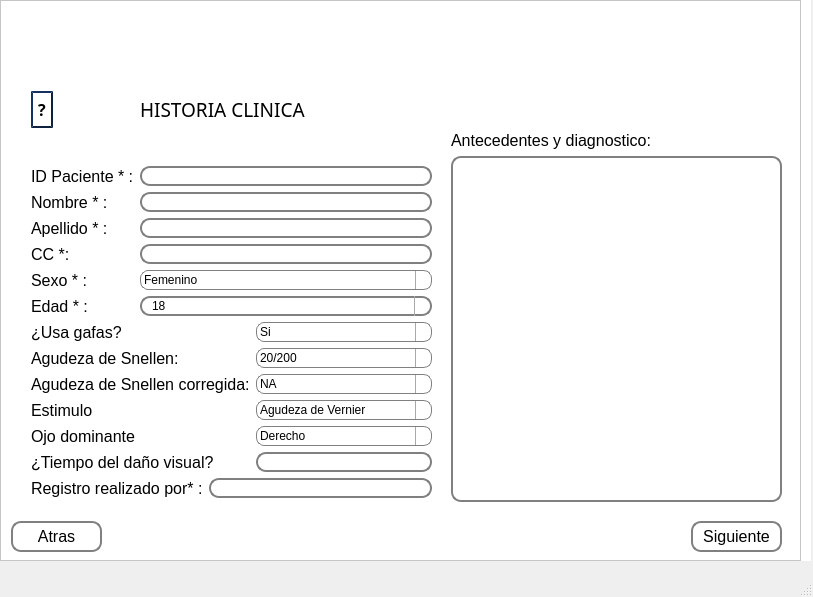
<?xml version="1.0" encoding="UTF-8"?>
<ui version="4.0">
 <class>MainWindow</class>
 <widget class="QMainWindow" name="MainWindow">
  <property name="geometry">
   <rect>
    <x>0</x>
    <y>0</y>
    <width>813</width>
    <height>597</height>
   </rect>
  </property>
  <property name="windowTitle">
   <string>MainWindow</string>
  </property>
  <widget class="QWidget" name="centralwidget">
   <widget class="QScrollArea" name="Inicio">
    <property name="geometry">
     <rect>
      <x>0</x>
      <y>0</y>
      <width>811</width>
      <height>561</height>
     </rect>
    </property>
    <property name="palette">
     <palette>
      <active>
       <colorrole role="Midlight">
        <brush brushstyle="SolidPattern">
         <color alpha="255">
          <red>255</red>
          <green>255</green>
          <blue>255</blue>
         </color>
        </brush>
       </colorrole>
       <colorrole role="Base">
        <brush brushstyle="SolidPattern">
         <color alpha="255">
          <red>255</red>
          <green>255</green>
          <blue>255</blue>
         </color>
        </brush>
       </colorrole>
       <colorrole role="Window">
        <brush brushstyle="SolidPattern">
         <color alpha="255">
          <red>255</red>
          <green>255</green>
          <blue>255</blue>
         </color>
        </brush>
       </colorrole>
      </active>
      <inactive>
       <colorrole role="Midlight">
        <brush brushstyle="SolidPattern">
         <color alpha="255">
          <red>255</red>
          <green>255</green>
          <blue>255</blue>
         </color>
        </brush>
       </colorrole>
       <colorrole role="Base">
        <brush brushstyle="SolidPattern">
         <color alpha="255">
          <red>255</red>
          <green>255</green>
          <blue>255</blue>
         </color>
        </brush>
       </colorrole>
       <colorrole role="Window">
        <brush brushstyle="SolidPattern">
         <color alpha="255">
          <red>255</red>
          <green>255</green>
          <blue>255</blue>
         </color>
        </brush>
       </colorrole>
      </inactive>
      <disabled>
       <colorrole role="Midlight">
        <brush brushstyle="SolidPattern">
         <color alpha="255">
          <red>255</red>
          <green>255</green>
          <blue>255</blue>
         </color>
        </brush>
       </colorrole>
       <colorrole role="Base">
        <brush brushstyle="SolidPattern">
         <color alpha="255">
          <red>255</red>
          <green>255</green>
          <blue>255</blue>
         </color>
        </brush>
       </colorrole>
       <colorrole role="Window">
        <brush brushstyle="SolidPattern">
         <color alpha="255">
          <red>255</red>
          <green>255</green>
          <blue>255</blue>
         </color>
        </brush>
       </colorrole>
      </disabled>
     </palette>
    </property>
    <property name="toolTip">
     <string/>
    </property>
    <property name="frameShape">
     <enum>QFrame::NoFrame</enum>
    </property>
    <property name="widgetResizable">
     <bool>true</bool>
    </property>
    <widget class="QWidget" name="scrollAreaWidgetContents">
     <property name="geometry">
      <rect>
       <x>0</x>
       <y>0</y>
       <width>811</width>
       <height>561</height>
      </rect>
     </property>
     <widget class="QLabel" name="logo">
      <property name="geometry">
       <rect>
        <x>610</x>
        <y>10</y>
        <width>171</width>
        <height>111</height>
       </rect>
      </property>
      <property name="text">
       <string/>
      </property>
     </widget>
     <widget class="QScrollArea" name="scrollArea">
      <property name="geometry">
       <rect>
        <x>0</x>
        <y>0</y>
        <width>801</width>
        <height>561</height>
       </rect>
      </property>
      <property name="widgetResizable">
       <bool>true</bool>
      </property>
      <widget class="QWidget" name="scrollAreaWidgetContents_2">
       <property name="geometry">
        <rect>
         <x>0</x>
         <y>0</y>
         <width>799</width>
         <height>559</height>
        </rect>
       </property>
       <widget class="QPushButton" name="back">
        <property name="geometry">
         <rect>
          <x>10</x>
          <y>520</y>
          <width>91</width>
          <height>31</height>
         </rect>
        </property>
        <property name="font">
         <font>
          <pointsize>12</pointsize>
         </font>
        </property>
        <property name="styleSheet">
         <string notr="true">QPushButton {
    border: 2px solid gray;
    border-radius: 10px;
    padding: 0 8px;
    background: rgb(255, 255, 255);
    selection-background-color: darkgray;
    }

QPushButton:hover {
    border: 2px solid gray;
    border-radius: 10px;
    padding: 0 8px;
    background: rgb(222, 222, 222);
    selection-background-color: darkgray;
    }

QPushButton:pressed {
    border: 2px solid gray;
    border-radius: 10px;
    padding: 0 8px;
    background:rgb(176, 176, 176);
    selection-background-color: darkgray;
    }
</string>
        </property>
        <property name="text">
         <string>Atras</string>
        </property>
       </widget>
       <widget class="QPushButton" name="next">
        <property name="enabled">
         <bool>true</bool>
        </property>
        <property name="geometry">
         <rect>
          <x>690</x>
          <y>520</y>
          <width>91</width>
          <height>31</height>
         </rect>
        </property>
        <property name="font">
         <font>
          <pointsize>12</pointsize>
         </font>
        </property>
        <property name="styleSheet">
         <string notr="true">QPushButton {
    border: 2px solid gray;
    border-radius: 10px;
    padding: 0 8px;
    background: rgb(255, 255, 255);
    selection-background-color: darkgray;
    }

QPushButton:hover {
    border: 2px solid gray;
    border-radius: 10px;
    padding: 0 8px;
    background: rgb(222, 222, 222);
    selection-background-color: darkgray;
    }

QPushButton:pressed {
    border: 2px solid gray;
    border-radius: 10px;
    padding: 0 8px;
    background:rgb(176, 176, 176);
    selection-background-color: darkgray;
    }
</string>
        </property>
        <property name="text">
         <string>Siguiente</string>
        </property>
       </widget>
       <widget class="QWidget" name="verticalLayoutWidget_2">
        <property name="geometry">
         <rect>
          <x>450</x>
          <y>130</y>
          <width>331</width>
          <height>371</height>
         </rect>
        </property>
        <layout class="QVBoxLayout" name="verticalLayout_2">
         <item>
          <widget class="QLabel" name="dxLabel">
           <property name="font">
            <font>
             <pointsize>12</pointsize>
            </font>
           </property>
           <property name="text">
            <string>Antecedentes y diagnostico:</string>
           </property>
          </widget>
         </item>
         <item>
          <widget class="QPlainTextEdit" name="dx">
           <property name="toolTip">
            <string>&lt;html&gt;&lt;head/&gt;&lt;body&gt;&lt;p&gt;Antecedentes familiares, si toma algún medicamento, si ha sufrido algún tipo de crisis o accidente. Ultima vez que existió al médico que exámenes o diagnostico obtuvo. &lt;/p&gt;&lt;/body&gt;&lt;/html&gt;</string>
           </property>
           <property name="styleSheet">
            <string notr="true">QPlainTextEdit {
    border: 2px solid gray;
    border-radius: 10px;
    padding: 0 8px;
    background: rgb(255, 255, 255);
    selection-background-color: darkgray;
}</string>
           </property>
          </widget>
         </item>
        </layout>
       </widget>
       <widget class="QWidget" name="verticalLayoutWidget">
        <property name="geometry">
         <rect>
          <x>30</x>
          <y>90</y>
          <width>401</width>
          <height>407</height>
         </rect>
        </property>
        <layout class="QVBoxLayout" name="verticalLayout">
         <item>
          <layout class="QFormLayout" name="formLayout">
           <item row="1" column="0">
            <widget class="QPushButton" name="adquisitionInfo_2">
             <property name="font">
              <font>
               <family>Footlight MT Light</family>
               <pointsize>12</pointsize>
               <weight>75</weight>
               <bold>true</bold>
              </font>
             </property>
             <property name="styleSheet">
              <string notr="true">QPushButton {
    color: rgb(0, 0, 0);
    border: 2px solid #0e213e;
    border-radius: 20px;
    border-style: outset;
    background: qradialgradient(
        cx: 0.3, cy: -0.4, fx: 0.3, fy: -0.4,
        radius: 1.35, stop: 0 #fff, stop: 1 #1c437d
        );
    padding: 5px;
    }

QPushButton:hover {
    background: qradialgradient(
        cx: 0.3, cy: -0.4, fx: 0.3, fy: -0.4,
        radius: 1.35, stop: 0 #fff, stop: 1 #6587ba
        );
    }

QPushButton:pressed {
    border-style: inset;
    background: qradialgradient(
        cx: 0.4, cy: -0.1, fx: 0.4, fy: -0.1,
        radius: 1.35, stop: 0 #fff, stop: 1 #15325e
        );
    }</string>
             </property>
             <property name="text">
              <string>?</string>
             </property>
            </widget>
           </item>
           <item row="1" column="1">
            <widget class="QLabel" name="clinicHistory">
             <property name="font">
              <font>
               <family>Book Antiqua</family>
               <pointsize>14</pointsize>
               <weight>50</weight>
               <bold>false</bold>
              </font>
             </property>
             <property name="text">
              <string>HISTORIA CLINICA</string>
             </property>
             <property name="textFormat">
              <enum>Qt::RichText</enum>
             </property>
             <property name="wordWrap">
              <bool>true</bool>
             </property>
            </widget>
           </item>
           <item row="3" column="0">
            <widget class="QLabel" name="idPatient">
             <property name="font">
              <font>
               <pointsize>12</pointsize>
              </font>
             </property>
             <property name="text">
              <string>ID Paciente * :</string>
             </property>
            </widget>
           </item>
           <item row="3" column="1">
            <widget class="QLineEdit" name="idAnswer">
             <property name="toolTip">
              <string>&lt;html&gt;&lt;head/&gt;&lt;body&gt;&lt;p&gt;ID Paciente: Coloque el número que identifica al paciente&lt;/p&gt;&lt;/body&gt;&lt;/html&gt;</string>
             </property>
             <property name="styleSheet">
              <string notr="true">QLineEdit {
    border: 2px solid gray;
    border-radius: 10px;
    padding: 0 8px;
    background: rgb(255, 255, 255);
    selection-background-color: darkgray;
}
</string>
             </property>
            </widget>
           </item>
           <item row="4" column="0">
            <widget class="QLabel" name="patientName">
             <property name="font">
              <font>
               <pointsize>12</pointsize>
              </font>
             </property>
             <property name="text">
              <string>Nombre * :</string>
             </property>
            </widget>
           </item>
           <item row="4" column="1">
            <widget class="QLineEdit" name="nameAnswer">
             <property name="toolTip">
              <string>&lt;html&gt;&lt;head/&gt;&lt;body&gt;&lt;p&gt;Nombre: Coloque el nombre completo del paciente&lt;/p&gt;&lt;/body&gt;&lt;/html&gt;</string>
             </property>
             <property name="styleSheet">
              <string notr="true">QLineEdit {
    border: 2px solid gray;
    border-radius: 10px;
    padding: 0 8px;
    background: rgb(255, 255, 255);
    selection-background-color: darkgray;
}
</string>
             </property>
            </widget>
           </item>
           <item row="5" column="0">
            <widget class="QLabel" name="patientSurname">
             <property name="font">
              <font>
               <pointsize>12</pointsize>
              </font>
             </property>
             <property name="text">
              <string>Apellido * :</string>
             </property>
            </widget>
           </item>
           <item row="5" column="1">
            <widget class="QLineEdit" name="lastnameAnswer">
             <property name="toolTip">
              <string>&lt;html&gt;&lt;head/&gt;&lt;body&gt;&lt;p&gt;Apellido: Coloque los apellidos del paciente&lt;/p&gt;&lt;/body&gt;&lt;/html&gt;</string>
             </property>
             <property name="styleSheet">
              <string notr="true">QLineEdit {
    border: 2px solid gray;
    border-radius: 10px;
    padding: 0 8px;
    background: rgb(255, 255, 255);
    selection-background-color: darkgray;
}
</string>
             </property>
            </widget>
           </item>
           <item row="6" column="0">
            <widget class="QLabel" name="patientSurname_2">
             <property name="font">
              <font>
               <pointsize>12</pointsize>
              </font>
             </property>
             <property name="text">
              <string>CC *:</string>
             </property>
            </widget>
           </item>
           <item row="6" column="1">
            <widget class="QLineEdit" name="ccAnswer">
             <property name="toolTip">
              <string>&lt;html&gt;&lt;head/&gt;&lt;body&gt;&lt;p&gt;CC: Documento de identidad del paciente&lt;/p&gt;&lt;/body&gt;&lt;/html&gt;</string>
             </property>
             <property name="styleSheet">
              <string notr="true">QLineEdit {
    border: 2px solid gray;
    border-radius: 10px;
    padding: 0 8px;
    background: rgb(255, 255, 255);
    selection-background-color: darkgray;
}
</string>
             </property>
            </widget>
           </item>
           <item row="7" column="0">
            <widget class="QLabel" name="patientSex">
             <property name="font">
              <font>
               <pointsize>12</pointsize>
              </font>
             </property>
             <property name="text">
              <string>Sexo * :</string>
             </property>
            </widget>
           </item>
           <item row="7" column="1">
            <widget class="QComboBox" name="sexAnswer">
             <property name="toolTip">
              <string>&lt;html&gt;&lt;head/&gt;&lt;body&gt;&lt;p&gt;Sexo: eliga el sexo del paciente&lt;/p&gt;&lt;/body&gt;&lt;/html&gt;</string>
             </property>
             <property name="styleSheet">
              <string notr="true">QComboBox {
    border: 1px solid gray;
    border-radius: 8px;
    padding: 1px 18px 1px 3px;
    min-width: 6em;
}

QComboBox:editable {
    background: white;
}

QComboBox:!editable, QComboBox::drop-down:editable {
     background: qlineargradient(x1: 0, y1: 0, x2: 0, y2: 1,
                                 stop: 0 #E1E1E1, stop: 0.4 #DDDDDD,
                                 stop: 0.5 #D8D8D8, stop: 1.0 #D3D3D3);
}

/* QComboBox gets the &quot;on&quot; state when the popup is open */
QComboBox:!editable:on, QComboBox::drop-down:editable:on {
    background: qlineargradient(x1: 0, y1: 0, x2: 0, y2: 1,
                                stop: 0 #D3D3D3, stop: 0.4 #D8D8D8,
                                stop: 0.5 #DDDDDD, stop: 1.0 #E1E1E1);
}

QComboBox:on { /* shift the text when the popup opens */
    padding-top: 3px;
    padding-left: 4px;
}

QComboBox::drop-down {
    subcontrol-origin: padding;
    subcontrol-position: top right;
    width: 15px;

    border-left-width: 1px;
    border-left-color: darkgray;
    border-left-style: solid;
    border-top-right-radius: 3px; 
    border-bottom-right-radius: 3px;
}


QComboBox::down-arrow:on { /* shift the arrow when popup is open */
    top: 1px;
    left: 1px;
}

QComboBox QAbstractItemView {
    border: 2px solid  darkgray;
    selection-background-color: rgb(126, 126, 126);
}


</string>
             </property>
             <item>
              <property name="text">
               <string>Femenino</string>
              </property>
             </item>
             <item>
              <property name="text">
               <string>Masculino</string>
              </property>
             </item>
            </widget>
           </item>
           <item row="8" column="0">
            <widget class="QLabel" name="patientAge">
             <property name="font">
              <font>
               <pointsize>12</pointsize>
              </font>
             </property>
             <property name="text">
              <string>Edad * :</string>
             </property>
            </widget>
           </item>
           <item row="8" column="1">
            <widget class="QSpinBox" name="ageAnswer">
             <property name="cursor">
              <cursorShape>PointingHandCursor</cursorShape>
             </property>
             <property name="toolTip">
              <string>&lt;html&gt;&lt;head/&gt;&lt;body&gt;&lt;p&gt;Edad: Elija la edad actual del paciente&lt;/p&gt;&lt;/body&gt;&lt;/html&gt;</string>
             </property>
             <property name="styleSheet">
              <string notr="true">QSpinBox{
    border: 2px solid gray;
    border-radius: 10px;
    padding: 0 8px;
    background: rgb(255, 255, 255);
    selection-background-color: rgb(126, 126, 126);
}
QSpinBox::up-button, QSpinBox::down-button {
	 subcontrol-origin: border;
     padding-left: 0px;
     padding-right: 11px;
     width: 6px; 
    border-left-width: 1px;
    border-left-color: darkgray;
    border-left-style: solid;
    border-top-right-radius: 3px; 
    border-bottom-right-radius: 3px;
     /*border-width: 1px;
     border-radius: 1px;*/
	
}
QSpinBox::up-button:hover, QSpinBox::down-button:hover {
    background-color:  rgb(126, 126, 126);
}
</string>
             </property>
             <property name="minimum">
              <number>18</number>
             </property>
             <property name="maximum">
              <number>60</number>
             </property>
            </widget>
           </item>
           <item row="2" column="0">
            <spacer name="verticalSpacer">
             <property name="orientation">
              <enum>Qt::Vertical</enum>
             </property>
             <property name="sizeHint" stdset="0">
              <size>
               <width>20</width>
               <height>40</height>
              </size>
             </property>
            </spacer>
           </item>
           <item row="2" column="1">
            <spacer name="verticalSpacer_2">
             <property name="orientation">
              <enum>Qt::Vertical</enum>
             </property>
             <property name="sizeHint" stdset="0">
              <size>
               <width>20</width>
               <height>40</height>
              </size>
             </property>
            </spacer>
           </item>
          </layout>
         </item>
         <item>
          <layout class="QFormLayout" name="formLayout_2">
           <item row="0" column="0">
            <widget class="QLabel" name="patientGlasses">
             <property name="font">
              <font>
               <pointsize>12</pointsize>
              </font>
             </property>
             <property name="text">
              <string>¿Usa gafas?</string>
             </property>
            </widget>
           </item>
           <item row="0" column="1">
            <widget class="QComboBox" name="answerGlasses">
             <property name="toolTip">
              <string>&lt;html&gt;&lt;head/&gt;&lt;body&gt;&lt;p&gt;¿Usa gafas?: Especifique si paciente utiliza actualmente gafas&lt;/p&gt;&lt;/body&gt;&lt;/html&gt;</string>
             </property>
             <property name="styleSheet">
              <string notr="true">QComboBox {
    border: 1px solid gray;
    border-radius:8px;
    padding: 1px 18px 1px 3px;
    min-width: 6em;
}

QComboBox:editable {
    background: white;
}

QComboBox:!editable, QComboBox::drop-down:editable {
     background: qlineargradient(x1: 0, y1: 0, x2: 0, y2: 1,
                                 stop: 0 #E1E1E1, stop: 0.4 #DDDDDD,
                                 stop: 0.5 #D8D8D8, stop: 1.0 #D3D3D3);
}

/* QComboBox gets the &quot;on&quot; state when the popup is open */
QComboBox:!editable:on, QComboBox::drop-down:editable:on {
    background: qlineargradient(x1: 0, y1: 0, x2: 0, y2: 1,
                                stop: 0 #D3D3D3, stop: 0.4 #D8D8D8,
                                stop: 0.5 #DDDDDD, stop: 1.0 #E1E1E1);
}

QComboBox:on { /* shift the text when the popup opens */
    padding-top: 3px;
    padding-left: 4px;
}

QComboBox::drop-down {
    subcontrol-origin: padding;
    subcontrol-position: top right;
    width: 15px;

    border-left-width: 1px;
    border-left-color: darkgray;
    border-left-style: solid; /* just a single line */
    border-top-right-radius: 3px; /* same radius as the QComboBox */
    border-bottom-right-radius: 3px;
}


QComboBox::down-arrow:on { /* shift the arrow when popup is open */
    top: 1px;
    left: 1px;
}

QComboBox QAbstractItemView {
    border: 2px solid  darkgray;
    selection-background-color: rgb(126, 126, 126);
}
</string>
             </property>
             <item>
              <property name="text">
               <string>Si</string>
              </property>
             </item>
             <item>
              <property name="text">
               <string>No</string>
              </property>
             </item>
            </widget>
           </item>
           <item row="1" column="0">
            <widget class="QLabel" name="snellenPatient">
             <property name="font">
              <font>
               <pointsize>12</pointsize>
              </font>
             </property>
             <property name="text">
              <string>Agudeza de Snellen:</string>
             </property>
            </widget>
           </item>
           <item row="1" column="1">
            <widget class="QComboBox" name="snellenAnswer">
             <property name="toolTip">
              <string>&lt;html&gt;&lt;head/&gt;&lt;body&gt;&lt;p&gt;Agudeza de Snellen: Especifique la agudeza del paciente hallada sin gafas por medio de tablas de Snellen&lt;/p&gt;&lt;/body&gt;&lt;/html&gt;</string>
             </property>
             <property name="styleSheet">
              <string notr="true">QComboBox {
    border: 1px solid gray;
    border-radius: 8px;
    padding: 1px 18px 1px 3px;
    min-width: 6em;
}

QComboBox:editable {
    background: white;
}

QComboBox:!editable, QComboBox::drop-down:editable {
     background: qlineargradient(x1: 0, y1: 0, x2: 0, y2: 1,
                                 stop: 0 #E1E1E1, stop: 0.4 #DDDDDD,
                                 stop: 0.5 #D8D8D8, stop: 1.0 #D3D3D3);
}

/* QComboBox gets the &quot;on&quot; state when the popup is open */
QComboBox:!editable:on, QComboBox::drop-down:editable:on {
    background: qlineargradient(x1: 0, y1: 0, x2: 0, y2: 1,
                                stop: 0 #D3D3D3, stop: 0.4 #D8D8D8,
                                stop: 0.5 #DDDDDD, stop: 1.0 #E1E1E1);
}

QComboBox:on { /* shift the text when the popup opens */
    padding-top: 3px;
    padding-left: 4px;
}

QComboBox::drop-down {
    subcontrol-origin: padding;
    subcontrol-position: top right;
    width: 15px;

    border-left-width: 1px;
    border-left-color: darkgray;
    border-left-style: solid; /* just a single line */
    border-top-right-radius: 3px; /* same radius as the QComboBox */
    border-bottom-right-radius: 3px;
}


QComboBox::down-arrow:on { /* shift the arrow when popup is open */
    top: 1px;
    left: 1px;
}

QComboBox QAbstractItemView {
    border: 2px solid  darkgray;
    selection-background-color: rgb(126, 126, 126);
}
</string>
             </property>
             <item>
              <property name="text">
               <string>20/200</string>
              </property>
             </item>
             <item>
              <property name="text">
               <string>20/160</string>
              </property>
             </item>
             <item>
              <property name="text">
               <string>20/125</string>
              </property>
             </item>
             <item>
              <property name="text">
               <string>20/100</string>
              </property>
             </item>
             <item>
              <property name="text">
               <string>20/80</string>
              </property>
             </item>
             <item>
              <property name="text">
               <string>20/63</string>
              </property>
             </item>
             <item>
              <property name="text">
               <string>20/50</string>
              </property>
             </item>
             <item>
              <property name="text">
               <string>20/40</string>
              </property>
             </item>
             <item>
              <property name="text">
               <string>20/25</string>
              </property>
             </item>
             <item>
              <property name="text">
               <string>20/20</string>
              </property>
             </item>
             <item>
              <property name="text">
               <string>20/16</string>
              </property>
             </item>
            </widget>
           </item>
           <item row="2" column="0">
            <widget class="QLabel" name="correctedVA">
             <property name="font">
              <font>
               <pointsize>12</pointsize>
              </font>
             </property>
             <property name="text">
              <string>Agudeza de Snellen corregida:</string>
             </property>
            </widget>
           </item>
           <item row="2" column="1">
            <widget class="QComboBox" name="answerVA">
             <property name="toolTip">
              <string>&lt;html&gt;&lt;head/&gt;&lt;body&gt;&lt;p&gt;Agudeza de Snellen corregida: Especifique la agudeza del paciente hallada con gafas por medio de tablas de Snellen&lt;/p&gt;&lt;/body&gt;&lt;/html&gt;</string>
             </property>
             <property name="styleSheet">
              <string notr="true">QComboBox {
    border: 1px solid gray;
    border-radius: 8px;
    padding: 1px 18px 1px 3px;
    min-width: 6em;
}

QComboBox:editable {
    background: white;
}

QComboBox:!editable, QComboBox::drop-down:editable {
     background: qlineargradient(x1: 0, y1: 0, x2: 0, y2: 1,
                                 stop: 0 #E1E1E1, stop: 0.4 #DDDDDD,
                                 stop: 0.5 #D8D8D8, stop: 1.0 #D3D3D3);
}

/* QComboBox gets the &quot;on&quot; state when the popup is open */
QComboBox:!editable:on, QComboBox::drop-down:editable:on {
    background: qlineargradient(x1: 0, y1: 0, x2: 0, y2: 1,
                                stop: 0 #D3D3D3, stop: 0.4 #D8D8D8,
                                stop: 0.5 #DDDDDD, stop: 1.0 #E1E1E1);
}

QComboBox:on { /* shift the text when the popup opens */
    padding-top: 3px;
    padding-left: 4px;
}

QComboBox::drop-down {
    subcontrol-origin: padding;
    subcontrol-position: top right;
    width: 15px;

    border-left-width: 1px;
    border-left-color: darkgray;
    border-left-style: solid; /* just a single line */
    border-top-right-radius: 3px; /* same radius as the QComboBox */
    border-bottom-right-radius: 3px;
}


QComboBox::down-arrow:on { /* shift the arrow when popup is open */
    top: 1px;
    left: 1px;
}

QComboBox QAbstractItemView {
    border: 2px solid  darkgray;
    selection-background-color: rgb(126, 126, 126);
}
</string>
             </property>
             <item>
              <property name="text">
               <string>NA</string>
              </property>
             </item>
             <item>
              <property name="text">
               <string>20/200</string>
              </property>
             </item>
             <item>
              <property name="text">
               <string>20/160</string>
              </property>
             </item>
             <item>
              <property name="text">
               <string>20/125</string>
              </property>
             </item>
             <item>
              <property name="text">
               <string>20/100</string>
              </property>
             </item>
             <item>
              <property name="text">
               <string>20/80</string>
              </property>
             </item>
             <item>
              <property name="text">
               <string>20/63</string>
              </property>
             </item>
             <item>
              <property name="text">
               <string>20/50</string>
              </property>
             </item>
             <item>
              <property name="text">
               <string>20/40</string>
              </property>
             </item>
             <item>
              <property name="text">
               <string>20/25</string>
              </property>
             </item>
             <item>
              <property name="text">
               <string>20/20</string>
              </property>
             </item>
             <item>
              <property name="text">
               <string>20/16</string>
              </property>
             </item>
            </widget>
           </item>
           <item row="3" column="0">
            <widget class="QLabel" name="stimulusPatient">
             <property name="font">
              <font>
               <pointsize>12</pointsize>
              </font>
             </property>
             <property name="text">
              <string>Estimulo</string>
             </property>
            </widget>
           </item>
           <item row="3" column="1">
            <widget class="QComboBox" name="stimulusAnswer">
             <property name="toolTip">
              <string>&lt;html&gt;&lt;head/&gt;&lt;body&gt;&lt;p&gt;Estimulo: Del banco de estimulos eliga el que considere pertinente para hacer el registro&lt;/p&gt;&lt;/body&gt;&lt;/html&gt;</string>
             </property>
             <property name="styleSheet">
              <string notr="true">QComboBox {
    border: 1px solid gray;
    border-radius: 8px;
    padding: 1px 18px 1px 3px;
    min-width: 6em;
}

QComboBox:editable {
    background: white;
}

QComboBox:!editable, QComboBox::drop-down:editable {
     background: qlineargradient(x1: 0, y1: 0, x2: 0, y2: 1,
                                 stop: 0 #E1E1E1, stop: 0.4 #DDDDDD,
                                 stop: 0.5 #D8D8D8, stop: 1.0 #D3D3D3);
}

/* QComboBox gets the &quot;on&quot; state when the popup is open */
QComboBox:!editable:on, QComboBox::drop-down:editable:on {
    background: qlineargradient(x1: 0, y1: 0, x2: 0, y2: 1,
                                stop: 0 #D3D3D3, stop: 0.4 #D8D8D8,
                                stop: 0.5 #DDDDDD, stop: 1.0 #E1E1E1);
}

QComboBox:on { /* shift the text when the popup opens */
    padding-top: 3px;
    padding-left: 4px;
}

QComboBox::drop-down {
    subcontrol-origin: padding;
    subcontrol-position: top right;
    width: 15px;

    border-left-width: 1px;
    border-left-color: darkgray;
    border-left-style: solid; /* just a single line */
    border-top-right-radius: 3px; /* same radius as the QComboBox */
    border-bottom-right-radius: 3px;
}


QComboBox::down-arrow:on { /* shift the arrow when popup is open */
    top: 1px;
    left: 1px;
}

QComboBox QAbstractItemView {
    border: 2px solid  darkgray;
    selection-background-color: rgb(126, 126, 126);
}
</string>
             </property>
             <item>
              <property name="text">
               <string>Agudeza de Vernier</string>
              </property>
             </item>
             <item>
              <property name="text">
               <string>Agudeza de Grating</string>
              </property>
             </item>
             <item>
              <property name="text">
               <string>Contraste</string>
              </property>
             </item>
             <item>
              <property name="text">
               <string>Color</string>
              </property>
             </item>
             <item>
              <property name="text">
               <string>Forma</string>
              </property>
             </item>
            </widget>
           </item>
           <item row="4" column="0">
            <widget class="QLabel" name="eyePatient">
             <property name="font">
              <font>
               <pointsize>12</pointsize>
              </font>
             </property>
             <property name="text">
              <string>Ojo dominante</string>
             </property>
            </widget>
           </item>
           <item row="4" column="1">
            <widget class="QComboBox" name="eyeAnswer">
             <property name="toolTip">
              <string>&lt;html&gt;&lt;head/&gt;&lt;body&gt;&lt;p&gt;Después de evaluar el ojo dominante del sujeto&lt;/p&gt;&lt;/body&gt;&lt;/html&gt;</string>
             </property>
             <property name="styleSheet">
              <string notr="true">QComboBox {
    border: 1px solid gray;
    border-radius: 8px;
    padding: 1px 18px 1px 3px;
    min-width: 6em;
}

QComboBox:editable {
    background: white;
}

QComboBox:!editable, QComboBox::drop-down:editable {
     background: qlineargradient(x1: 0, y1: 0, x2: 0, y2: 1,
                                 stop: 0 #E1E1E1, stop: 0.4 #DDDDDD,
                                 stop: 0.5 #D8D8D8, stop: 1.0 #D3D3D3);
}

/* QComboBox gets the &quot;on&quot; state when the popup is open */
QComboBox:!editable:on, QComboBox::drop-down:editable:on {
    background: qlineargradient(x1: 0, y1: 0, x2: 0, y2: 1,
                                stop: 0 #D3D3D3, stop: 0.4 #D8D8D8,
                                stop: 0.5 #DDDDDD, stop: 1.0 #E1E1E1);
}

QComboBox:on { /* shift the text when the popup opens */
    padding-top: 3px;
    padding-left: 4px;
}

QComboBox::drop-down {
    subcontrol-origin: padding;
    subcontrol-position: top right;
    width: 15px;

    border-left-width: 1px;
    border-left-color: darkgray;
    border-left-style: solid; /* just a single line */
    border-top-right-radius: 3px; /* same radius as the QComboBox */
    border-bottom-right-radius: 3px;
}


QComboBox::down-arrow:on { /* shift the arrow when popup is open */
    top: 1px;
    left: 1px;
}

QComboBox QAbstractItemView {
    border: 2px solid  darkgray;
    selection-background-color: rgb(126, 126, 126);
}
</string>
             </property>
             <item>
              <property name="text">
               <string>Derecho</string>
              </property>
             </item>
             <item>
              <property name="text">
               <string>Izquierdo</string>
              </property>
             </item>
            </widget>
           </item>
           <item row="5" column="0">
            <widget class="QLabel" name="timePatient">
             <property name="font">
              <font>
               <pointsize>12</pointsize>
              </font>
             </property>
             <property name="text">
              <string>¿Tiempo del daño visual?</string>
             </property>
            </widget>
           </item>
           <item row="5" column="1">
            <widget class="QLineEdit" name="timeAnswer">
             <property name="toolTip">
              <string>&lt;html&gt;&lt;head/&gt;&lt;body&gt;&lt;p&gt;¿Hace cuanto sufrio el daño visual?&lt;/p&gt;&lt;p&gt;&lt;br/&gt;&lt;/p&gt;&lt;/body&gt;&lt;/html&gt;</string>
             </property>
             <property name="styleSheet">
              <string notr="true">QLineEdit {
    border: 2px solid gray;
    border-radius: 10px;
    padding: 0 8px;
    background: rgb(255, 255, 255);
    selection-background-color: darkgray;
}
</string>
             </property>
            </widget>
           </item>
          </layout>
         </item>
         <item>
          <layout class="QHBoxLayout" name="horizontalLayout">
           <item>
            <widget class="QLabel" name="responsiblePerson">
             <property name="font">
              <font>
               <pointsize>12</pointsize>
              </font>
             </property>
             <property name="text">
              <string>Registro realizado por* :</string>
             </property>
            </widget>
           </item>
           <item>
            <widget class="QLineEdit" name="responsibleAnswer">
             <property name="toolTip">
              <string>&lt;html&gt;&lt;head/&gt;&lt;body&gt;&lt;p&gt;Responsable del registro&lt;/p&gt;&lt;/body&gt;&lt;/html&gt;</string>
             </property>
             <property name="styleSheet">
              <string notr="true">QLineEdit {
    border: 2px solid gray;
    border-radius: 10px;
    padding: 0 8px;
    background: rgb(255, 255, 255);
    selection-background-color: darkgray;
}
</string>
             </property>
            </widget>
           </item>
          </layout>
         </item>
        </layout>
       </widget>
      </widget>
     </widget>
     <zorder>scrollArea</zorder>
     <zorder>logo</zorder>
    </widget>
   </widget>
  </widget>
  <widget class="QMenuBar" name="menubar">
   <property name="geometry">
    <rect>
     <x>0</x>
     <y>0</y>
     <width>813</width>
     <height>21</height>
    </rect>
   </property>
  </widget>
  <widget class="QStatusBar" name="statusbar"/>
 </widget>
 <resources>
  <include location="info_help.qrc"/>
 </resources>
 <connections/>
</ui>
